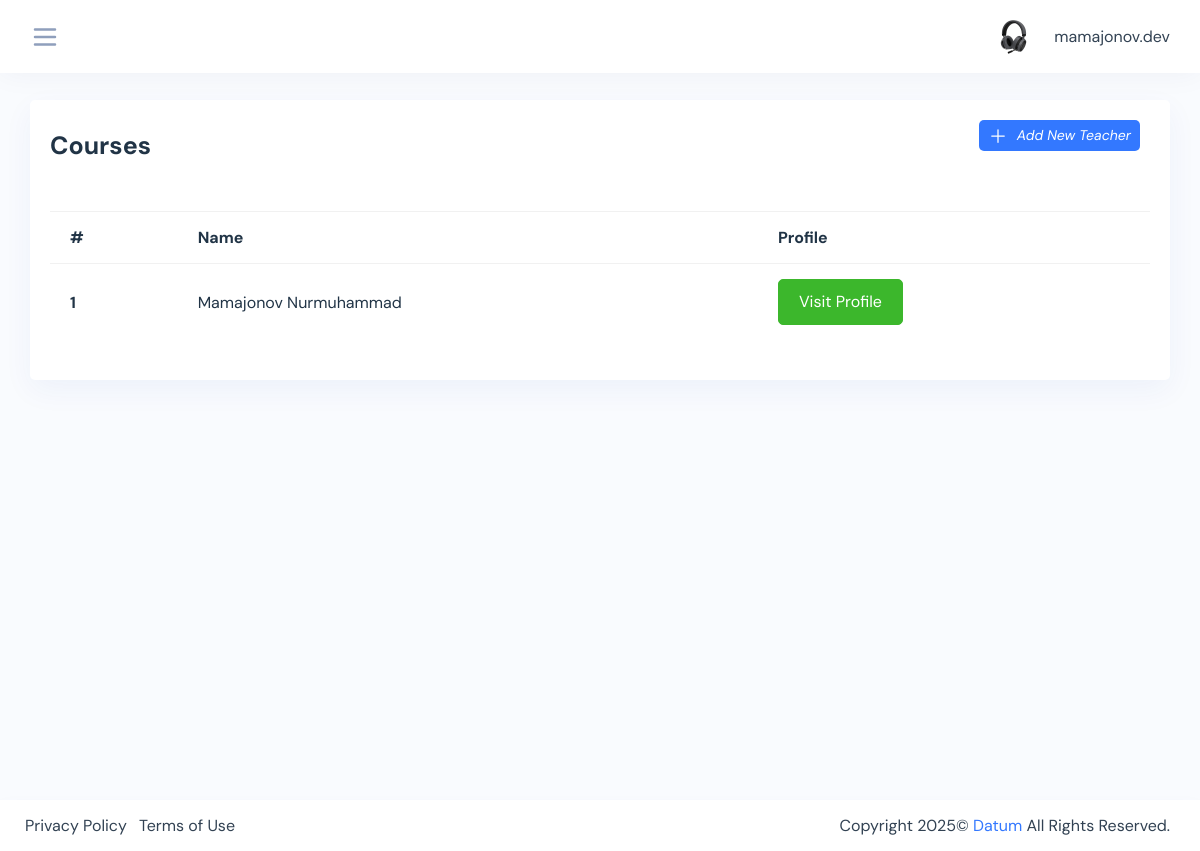
Page /teachers/ (signed in) on the earlier database version.
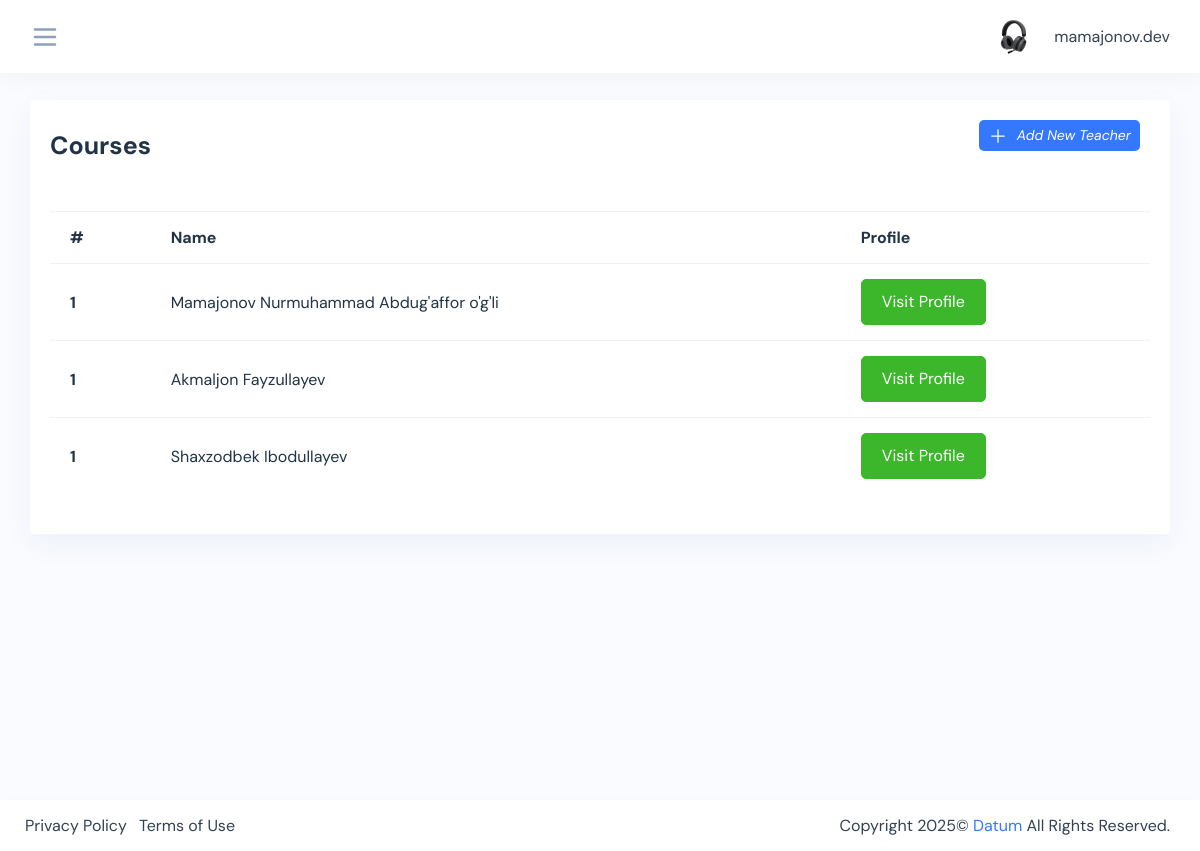
Same page on the later database version.
### teachers/models.py (models this page shows, shortened)
class Teacher(models.Model):
    user = models.OneToOneField(User, on_delete=models.CASCADE, blank=True, null=True)
    name = models.CharField(max_length=200, blank=True, null=True)
    profession = models.CharField(max_length=200, blank=True, null=True)
    image = models.ImageField(upload_to='teachers/', blank=True, null=True)
    phone = models.CharField(max_length=200, blank=True, null=True)
    address = models.CharField(max_length=200, blank=True, null=True)
    id = models.UUIDField(default=uuid.uuid4, editable=False, primary_key=True, unique=True)
    created = models.DateTimeField(auto_now_add=True)

### teachers/views.py (the view)
# urls.py: path('', all_teachers, name='all_teachers'),
@login_required(login_url='login')
def all_teachers(request):
    teachers = Teacher.objects.all()
    context = {
        'teachers': teachers
    }
    return render(request, 'teachers-table.html', context)

### teachers/templates/teachers-table.html
{% extends 'base.html' %}
{% block content %}
<div class="content-page">
    <div class="container-fluid">
        <div class="row">
            <div class="col-sm-12">
                <div class="card">
                    <div class="card-header d-flex justify-content-between">
                        <div class="header-title">
                            <h4 class="card-title">Courses</h4>
                        </div>
                        <div class="header-action">
                             <span class="table-add float-right mb-3 mr-2">
                            <a href="{% url 'add_teacher' %}" class="btn btn-sm bg-primary">
                                 <i class="">
                                    <svg style="width:20px" xmlns="http://www.w3.org/2000/svg" fill="none"
                                         viewBox="0 0 24 24"
                                         stroke-width="1.5" stroke="currentColor" class="w-6 h-6">
                                        <path stroke-linecap="round" stroke-linejoin="round"
                                              d="M12 4.5v15m7.5-7.5h-15"/>
                                    </svg>
                                </i>
                                <i class="ri-add-fill"><span class="pl-1">Add New Teacher</span></i>
                            </a>
                        </span>
                        </div>
                    </div>
                    <div class="card-body">
                        <div class="table-responsive">
                            <table class="table">
                                <thead>
                                <tr>
                                    <th scope="col">#</th>
                                    <th scope="col">Name</th>
                                    <th scope="col">Profile</th>
                                </tr>
                                </thead>
                                <tbody>
                                {% for teacher in teachers %}
                                <tr>
                                    <th scope="row">1</th>
                                    <td>{{teacher.name}}</td>
                                    <td>
                                        <a href="{% url 'teacher_profile' pk=teacher.id %}" class="btn btn-success">Visit Profile </a></td>
                                </tr>
                                {% endfor %}
                                </tbody>
                            </table>
                        </div>
                    </div>
                </div>
            </div>
        </div>
    </div>
</div>
{% endblock content %}

Differences in the rows shown:
removed Teacher: name "Mamajonov Nurmuhammad"
added Teacher: name "Mamajonov Nurmuhammad Abdug'affor o'g'li"
added Teacher: name "Akmaljon Fayzullayev"
added Teacher: name "Shaxzodbek Ibodullayev"
